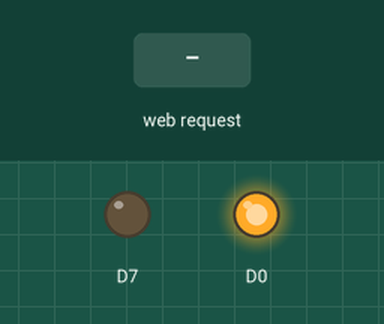
Simulated run of this sketch. Board: ESP8266 (NodeMCU). On the bench: output pins drawn as LEDs (lit = HIGH). The test bench sets the inputs (shaded band). WiFi joins after 1.5 s; servers stay silent unless stated; what the sketch prints to the serial monitor is not drawn.

Above: at 2.7 s.
2.8 s: HTTP request GET /LED=ON received
At 3.7 s:
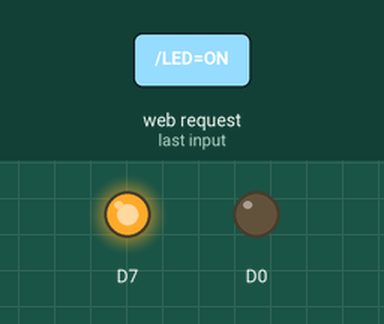
4.3 s: HTTP request GET /LED=OFF received
At 4.9 s:
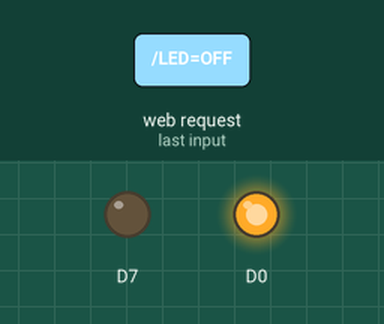
Timing chart, 0 to 7.3 s (numbered marks = the images above; inputs shaded):
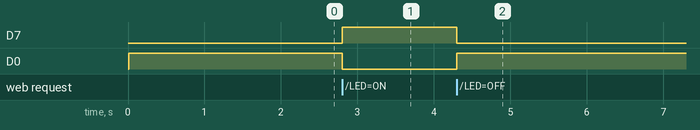

The sketch:

Control_web.ino
```cpp
#include <ESP8266WiFi.h>


const char* ssid = "tu ssid";
const char* password = "xxxxxxxxxxx";

WiFiServer server(8000);

void setup() {
  Serial.begin(115200);
  delay(10);

  pinMode(D0, OUTPUT);
   pinMode(D7, OUTPUT);
  digitalWrite(D0, HIGH); // EL LED INCORPORAT TE LOGICA INVERSA
   digitalWrite(D7, LOW );

  // Connect to WiFi network
  Serial.println();
  Serial.println();
  Serial.print("Connecting to ");
  Serial.println(ssid);

  WiFi.begin(ssid, password);
  WiFi.config(IPAddress(192,168,1,177), IPAddress(192,168,1,1), IPAddress(255,255,255,0),IPAddress(192,168,1,1));

  while (WiFi.status() != WL_CONNECTED) {
    delay(500);
    Serial.print(".");
  }
  Serial.println("");
  Serial.println("WiFi connected");

  // Start the server
  server.begin();
  Serial.println("Server started");

  // Print the IP address
  Serial.print("Use this URL to connect: ");
  Serial.print("http://");
  Serial.print(WiFi.localIP());
  Serial.println("/");

}

void loop() {
  // Check if a client has connected
  WiFiClient client = server.available();
  if (!client) {
    return;
  }

  // Wait until the client sends some data
  Serial.println("new client");
  int count=0;
  while(!client.available()){
    delay(1);
    Serial.println(count++);
    if(count>20) break;
  }

 if (count<21){
  // Read the first line of the request
  String request = client.readStringUntil('\r');
  Serial.println(request);
  client.flush();

  // Match the request

  int value = LOW;
  if (request.indexOf("/LED=ON") != -1)  {
    digitalWrite(D7, HIGH);
    digitalWrite(D0, LOW);
    value = HIGH;
  }
  if (request.indexOf("/LED=OFF") != -1)  {
    digitalWrite(D7, LOW);
    digitalWrite(D0, HIGH);
    value = LOW;
  }

// Set ledPin according to the request
//digitalWrite(ledPin, value);

  // Return the response
  client.println("HTTP/1.1 200 OK");
  client.println("Content-Type: text/html");
  client.println(""); //  do not forget this one
  client.println("<!DOCTYPE HTML>");
  client.println("<html>");
  client.println("<style>");
  client.println(".buto {background-color: #000000;color: #FFFFFF;padding: 10px;border-radius: 10px;-moz-border-radius: 10px;-webkit-border-radius: 10px;margin:10px;width: 90px;height: 40px;}");
  client.println(".roig {color:white;background:red}");
  client.println(".verd {color:black;background:green}");
  client.println("</style>");
  client.println("<br><br>");
  client.println("<a href=\"/LED=ON\"\"><button class='buto verd'>Turn On </button></a>");
  client.println("<a href=\"/LED=OFF\"\"><button class='buto roig'>Turn Off </button></a><br />");
  client.println("</html>");

  delay(1);
  Serial.println("Client disonnected");
  Serial.println("");
 }

}
```

Measured:
- after the input at 2.8 s, D7: LOW → HIGH at once; D0: HIGH → LOW at once
- after the input at 4.3 s, D7: HIGH → LOW at once; D0: LOW → HIGH at once
